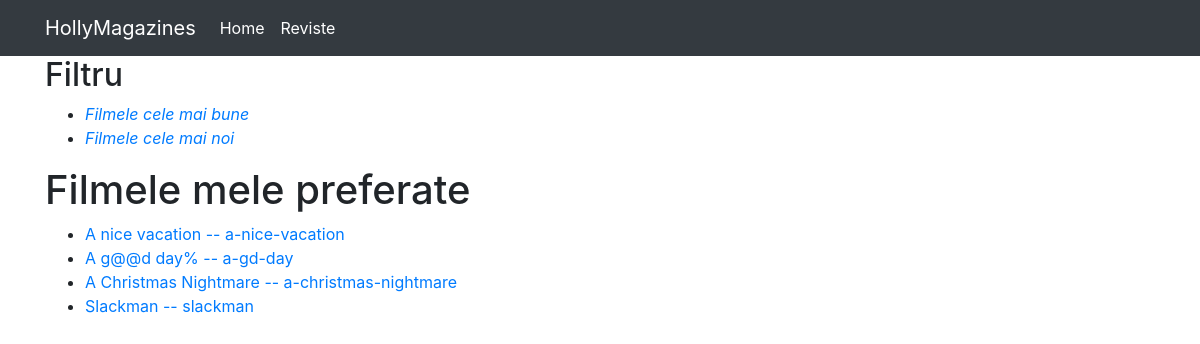
The page /?rating=2 on the database its author committed.
### viewer/models.py (models this page shows, shortened)
class Movie(Model):
    title = CharField(max_length=128)
    genre = ForeignKey(Genre, on_delete=DO_NOTHING)
    rating = IntegerField()
    released = DateField()
    description = TextField()
    created = DateTimeField(auto_now_add=True)
    slug = SlugField(unique=True, editable=False)

### viewer/views.py (the view)
# urls.py: 2. Add a URL to urlpatterns:  path('', views.home, name='home')
def home(request):
    movies = Movie.objects.all()
    genre = Genre.objects.all()
    rating = request.GET.get('rating','') # Parametrii dupa ? din url
    if rating != '':
        try:
            rating = float(rating)
            movies = movies.filter(rating__gt=rating)
        except ValueError:
            pass # În cazul în care rating-ul nu este un număr valid
    an = request.GET.get('an','')
    if an:
        an = int(an)
        d = date(an,1,1)
        movies = movies.filter(released__year=an)
    return render(
        request, template_name='home.html',
        context={'filme': movies, 'genre': genre}
    )

### viewer/templates/home.html (shortened to what this page needs)
{% extends 'base.html' %}
{% block content %}
<h2>Filtru</h2>
<nav>
    <ul>
        <li><a href="?rating=2"><em> Filmele cele mai bune </em></a></li>
        <li><a href="?an=2022"><em> Filmele cele mai noi </em></a></li>
    </ul>
</nav>
<h1>Filmele mele preferate</h1>
<ul>
    {% for film in filme %}
        <li> <a href="{% url 'film' film.slug %}"> {{ film.title }} -- {{ film.slug }} </a></li>
    {% endfor %}
</ul>
{% endblock %}

### rows shown on the page
Movie: title "A nice vacation", slug "a-nice-vacation"
Movie: title "A g@@d day%", slug "a-gd-day"
Movie: title "A Christmas Nightmare", slug "a-christmas-nightmare"
Movie: title "Slackman", slug "slackman"
